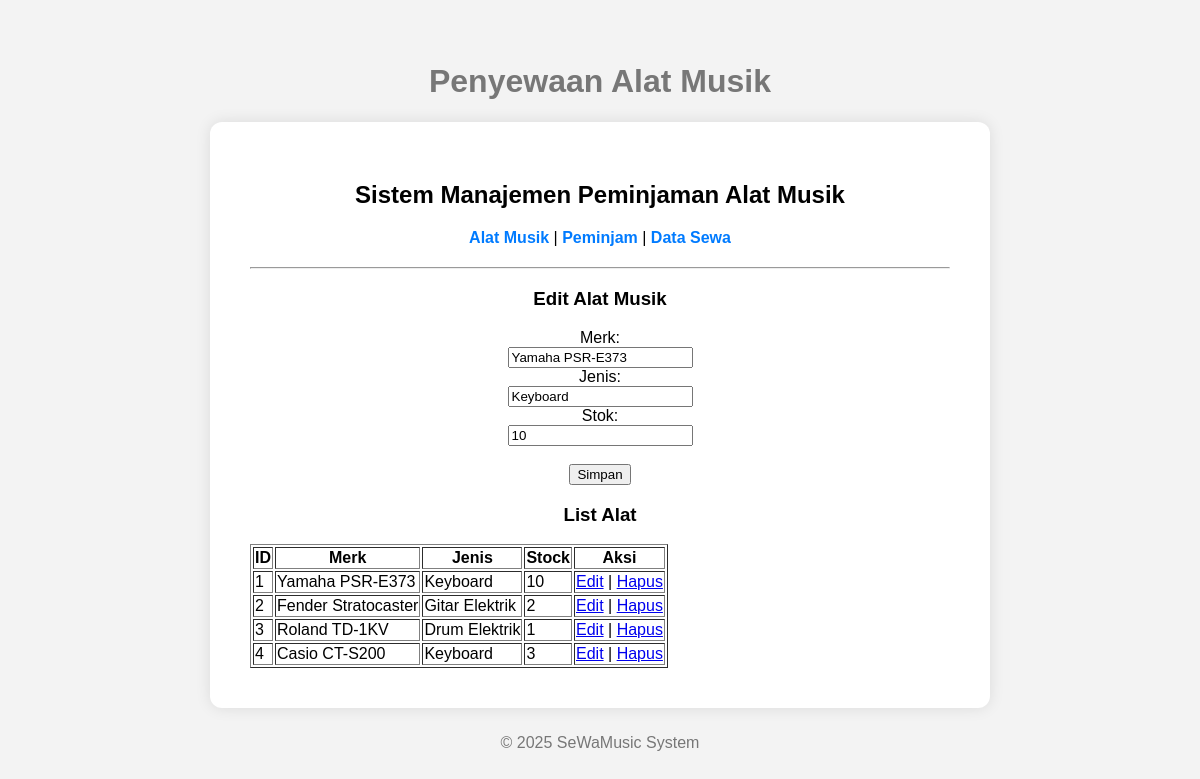
The page /?page=alat&edit=1 on the database its author committed.
### tables this page shows
CREATE TABLE `alat_musik` (
  `id_alat` int(11) NOT NULL,
  `merk` varchar(100) NOT NULL,
  `jenis` varchar(100) NOT NULL,
  `stok` int(11) NOT NULL
);

### config/db.php (called while the page is built, shortened)
<?php
class Database {
    private $host = "localhost";
    private $username = "root";
    private $password = "";
    private $dbname = "peminjaman_alat_musik";
    public function __construct() {
        try {
            $this->conn = new PDO("mysql:host=$this->host;dbname=$this->dbname", $this->username, $this->password);
        } catch (PDOException $e) {
            echo "Connection failed: " . $e->getMessage();
        }
    }
}
?>

### class/Alatmusik.php (called while the page is built, shortened)
<?php
require_once 'config/db.php';
class Alatmusik {
    private $db;
    public function __construct(){
        $this->db = (new Database()) ->conn;
    }
    public function getAlatId($id) {
    $stmt = $this->db->prepare("SELECT * FROM alat_musik WHERE id_alat = ?");
    $stmt->execute([$id]);
    return $stmt->fetch(PDO::FETCH_ASSOC);
}
    public function tampilkanAlat(){
        $stmt = $this->db->query("SELECT * FROM alat_musik");
        return $stmt->fetchAll(PDO::FETCH_ASSOC);
    }
}
?>

### view/alat_musik.php (the view, shortened to what this page needs)
<?php
$editAlat = null;
if(isset($_GET['edit'])){
    $id = $_GET['edit'];
    $editAlat = $alat->getAlatId($id);
}
?>
<hr>
<h3><?= $editAlat ? 'Edit' : 'Tambah' ?> Alat Musik</h3>
<form method="POST">
    <label>Merk:</label><br>
    <input type="text" name="merk" value="<?= $editAlat['merk'] ?? '' ?>" required><br>
    <label>Jenis:</label><br>
    <input type="text" name="jenis" value="<?= $editAlat['jenis'] ?? '' ?>" required><br>
    <label>Stok:</label><br>
    <input type="number" name="stok" value="<?= $editAlat['stok'] ?? '' ?>" required><br><br>
    <button type="submit" name="<?= $editAlat ? 'update' : 'tambah' ?>">
        <?= $editAlat ? 'Simpan' : 'Tambah' ?>
    </button>
</form>
<h3>List Alat</h3>
<table border="1">
    <tr>
        <th>ID</th>
        <th>Merk</th>
        <th>Jenis</th>
        <th>Stock</th>
        <th>Aksi</th>
    </tr>
    <?php foreach ($alat->tampilkanAlat() as $a): ?>
    <tr>
        <td><?= $a['id_alat'] ?></td>
        <td><?= $a['merk'] ?></td>
        <td><?= $a['jenis'] ?></td>
        <td><?= $a['stok'] ?></td>
        <td>
             <a href="?page=alat&edit=<?= $a['id_alat'] ?>">Edit</a> |
            <a href="?page=alat&hapus=<?= $a['id_alat'] ?>" onclick="return confirm('Yakin hapus data ini?')">Hapus</a>
        </td>
    </tr>
    <?php endforeach; ?>
</table>

### style.css (style rules this page uses)
html, body { height: 100%; margin: 0; font-family: Arial, sans-serif; background-color: #f3f3f3; display: flex; flex-direction: column; justify-content: center; align-items: center; }

### rows shown on the page
alat_musik: merk "Yamaha PSR-E373", jenis "Keyboard", stok "10", id_alat "1"
alat_musik: id_alat "2", merk "Fender Stratocaster", jenis "Gitar Elektrik", stok "2"
alat_musik: id_alat "3", merk "Roland TD-1KV", jenis "Drum Elektrik", stok "1"
alat_musik: id_alat "4", merk "Casio CT-S200", jenis "Keyboard", stok "3"
